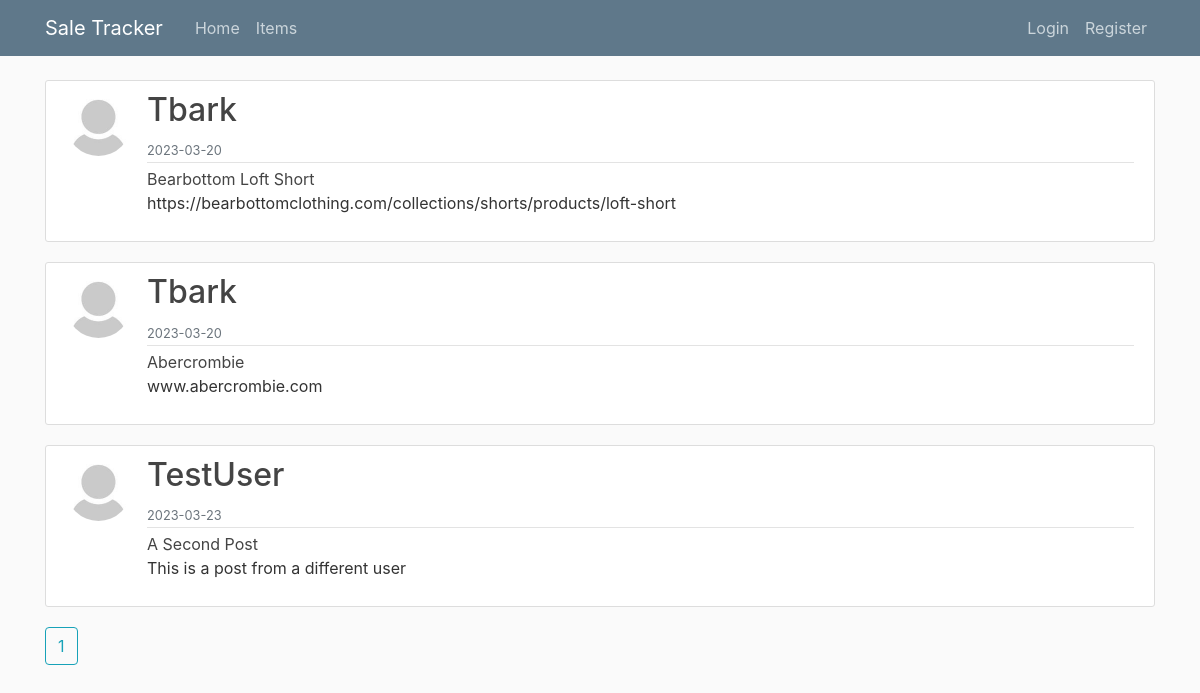
/items, run on an earlier commit of the app's database.
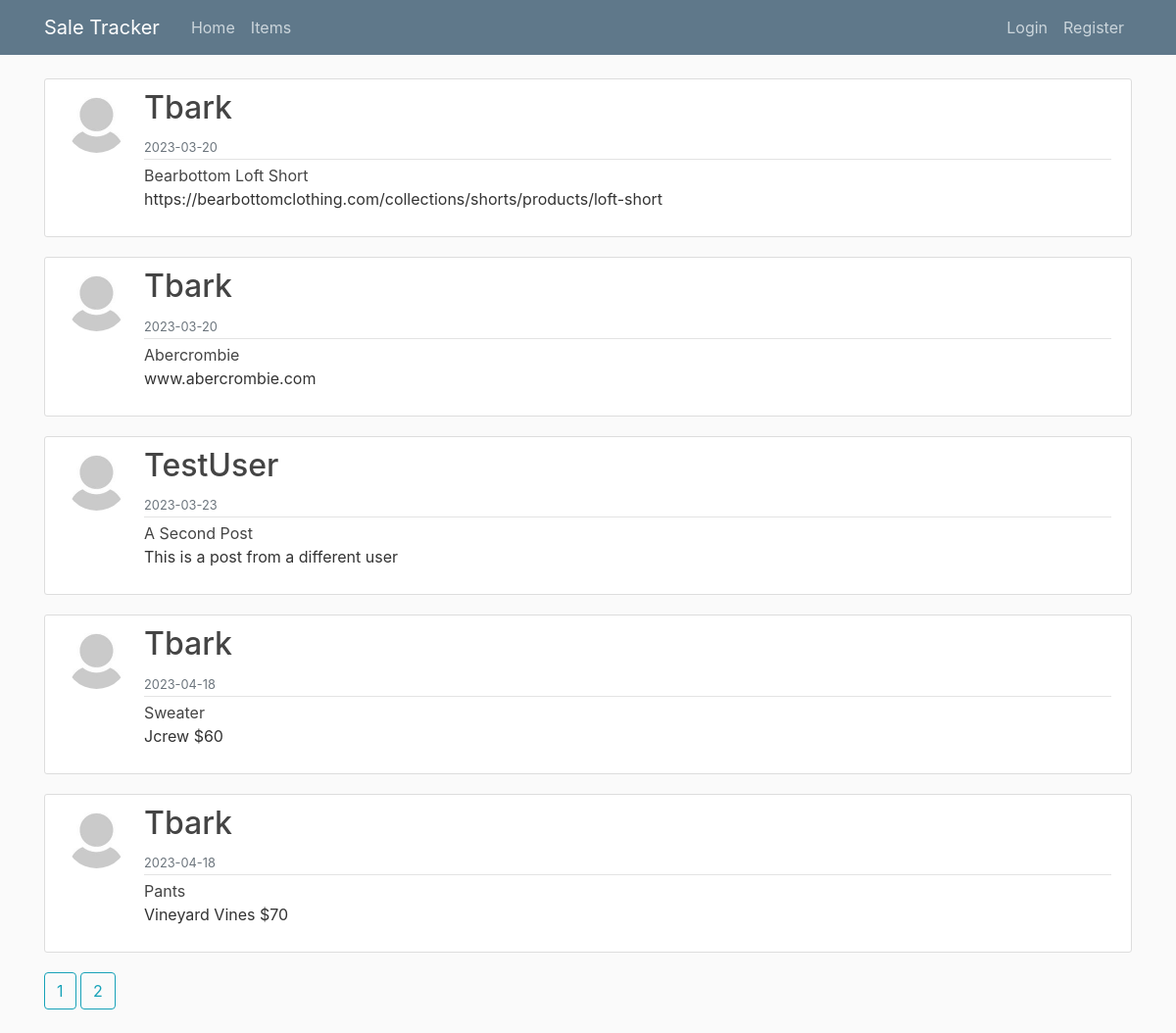
And on a later commit of the database.
### saleWA/models.py (models this page shows, shortened)
class Post(db.Model): # this is just from video walkthrough, will probably need to change/check and make sure this is how it should run
    id = db.Column(db.Integer, primary_key=True)
    title = db.Column(db.String(100), nullable=False)
    date_posted = db.Column(db.DateTime, nullable=False, default=datetime.utcnow)
    content = db.Column(db.Text, nullable=False)
    user_id = db.Column(db.Integer, db.ForeignKey('users.id'), nullable=False) #using lowercase user here because we're referencing table name

class Users(db.Model, UserMixin): #create classes for database, each class is like a table
    id = db.Column(db.Integer, primary_key=True)
    username = db.Column(db.String(10), unique=True, nullable=False)
    email = db.Column(db.String(100), unique=True, nullable=False)
    image_file = db.Column(db.String(20), nullable=False, default='default.jpg') #have to have at least default image
    password = db.Column(db.String(60), nullable=False)
    posts = db.relationship('Post', backref='author', lazy=True) #relationship to Post model, pass in as string, backref allows us to use the author attribute to get user who made the post, lazy=True means SQLAlchemy loads data as necessary in one go

### saleWA/routes.py (the view)
@app.route('/items')
def items(): #need to make sure these only display for the currently logged in user
    page = request.args.get('page', 1, type=int) #get the page number from the url, if it doesn't exist, default to 1
    posts = Post.query.paginate(per_page=5)
    return render_template('items.html', posts=posts, title='Items Page')

### saleWA/templates/items.html
{% extends "layout.html" %}
{% block content %}
    {% for post in posts.items %}
        <article class="media content-section">
            <img class="rounded-circle article-img" src="{{ url_for('static', filename='profile_pics/' + post.author.image_file) }}">
            <div class="media-body">
                <div class="article-metadata">
                    <h2 class="article-title">{{ post.author.username }}</h2>
                    <small class="text-muted">{{  post.date_posted.strftime('%Y-%m-%d') }}</small>
                </div>
                <a class="article-title" href="{{ url_for('post', post_id=post.id) }}"> {{ post.title }}</a>
                <p class="article-content"> {{ post.content }} </p>
            </div>
        </article>
    {% endfor %}
    {% for page_num in posts.iter_pages() %}
        {% if page_num %}
            <a class="btn btn-outline-info mb-4" href="{{ url_for('items', page=page_num) }}">{{ page_num }}</a>
        {% else %}
            <span class="disabled">{{ page_num }}</span>
        {% endif %}
    {% endfor %}
{% endblock content %}

What changed in the data, as far as the page shows it:
added Post: image_file (picture), author.username "Tbark", date_posted "2023-04-18", title "Sweater", content "Jcrew $60"
added Post: image_file (picture), author.username "Tbark", date_posted "2023-04-18", title "Pants", content "Vineyard Vines $70"
Also different on the page:
new list line: "2"
